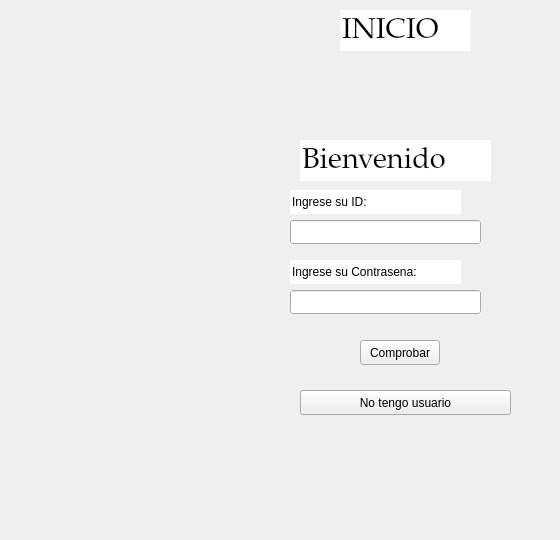
    <widget class="QWidget" name="Inicio">
     <widget class="QLineEdit" name="Title_2">
      <property name="enabled">
       <bool>true</bool>
      </property>
      <property name="geometry">
       <rect>
        <x>340</x>
        <y>10</y>
        <width>131</width>
        <height>41</height>
       </rect>
      </property>
      <property name="palette">
       <palette>
        <active>
         <colorrole role="Light">
          <brush brushstyle="SolidPattern">
           <color alpha="255">
            <red>251</red>
            <green>255</green>
            <blue>228</blue>
           </color>
          </brush>
         </colorrole>
         <colorrole role="HighlightedText">
          <brush brushstyle="SolidPattern">
           <color alpha="255">
            <red>0</red>
            <green>85</green>
            <blue>0</blue>
           </color>
          </brush>
         </colorrole>
        </active>
        <inactive>
         <colorrole role="Light">
          <brush brushstyle="SolidPattern">
           <color alpha="255">
            <red>251</red>
            <green>255</green>
            <blue>228</blue>
           </color>
          </brush>
         </colorrole>
         <colorrole role="HighlightedText">
          <brush brushstyle="SolidPattern">
           <color alpha="255">
            <red>0</red>
            <green>85</green>
            <blue>0</blue>
           </color>
          </brush>
         </colorrole>
        </inactive>
        <disabled>
         <colorrole role="Light">
          <brush brushstyle="SolidPattern">
           <color alpha="255">
            <red>251</red>
            <green>255</green>
            <blue>228</blue>
           </color>
          </brush>
         </colorrole>
         <colorrole role="HighlightedText">
          <brush brushstyle="SolidPattern">
           <color alpha="255">
            <red>0</red>
            <green>85</green>
            <blue>0</blue>
           </color>
          </brush>
         </colorrole>
        </disabled>
       </palette>
      </property>
      <property name="font">
       <font>
        <family>Palatino Linotype</family>
        <pointsize>22</pointsize>
       </font>
      </property>
      <property name="cursor">
       <cursorShape>IBeamCursor</cursorShape>
      </property>
      <property name="mouseTracking">
       <bool>false</bool>
      </property>
      <property name="focusPolicy">
       <enum>Qt::TabFocus</enum>
      </property>
      <property name="acceptDrops">
       <bool>false</bool>
      </property>
      <property name="autoFillBackground">
       <bool>false</bool>
      </property>
      <property name="text">
       <string>INICIO</string>
      </property>
      <property name="frame">
       <bool>false</bool>
      </property>
      <property name="dragEnabled">
       <bool>false</bool>
      </property>
      <property name="readOnly">
       <bool>true</bool>
      </property>
     </widget>
     <widget class="QStackedWidget" name="stackedWidget_2">
      <property name="geometry">
       <rect>
        <x>250</x>
        <y>130</y>
        <width>301</width>
        <height>401</height>
       </rect>
      </property>
      <property name="currentIndex">
       <number>0</number>
      </property>
      <widget class="QWidget" name="InicioGerente">
       <widget class="QLineEdit" name="Title_3">
        <property name="enabled">
         <bool>true</bool>
        </property>
        <property name="geometry">
         <rect>
          <x>50</x>
          <y>10</y>
          <width>191</width>
          <height>41</height>
         </rect>
        </property>
        <property name="palette">
         <palette>
          <active>
           <colorrole role="Light">
            <brush brushstyle="SolidPattern">
             <color alpha="255">
              <red>251</red>
              <green>255</green>
              <blue>228</blue>
             </color>
            </brush>
           </colorrole>
           <colorrole role="HighlightedText">
            <brush brushstyle="SolidPattern">
             <color alpha="255">
              <red>0</red>
              <green>85</green>
              <blue>0</blue>
             </color>
            </brush>
           </colorrole>
          </active>
          <inactive>
           <colorrole role="Light">
            <brush brushstyle="SolidPattern">
             <color alpha="255">
              <red>251</red>
              <green>255</green>
              <blue>228</blue>
             </color>
            </brush>
           </colorrole>
           <colorrole role="HighlightedText">
            <brush brushstyle="SolidPattern">
             <color alpha="255">
              <red>0</red>
              <green>85</green>
              <blue>0</blue>
             </color>
            </brush>
           </colorrole>
          </inactive>
          <disabled>
           <colorrole role="Light">
            <brush brushstyle="SolidPattern">
             <color alpha="255">
              <red>251</red>
              <green>255</green>
              <blue>228</blue>
             </color>
            </brush>
           </colorrole>
           <colorrole role="HighlightedText">
            <brush brushstyle="SolidPattern">
             <color alpha="255">
              <red>0</red>
              <green>85</green>
              <blue>0</blue>
             </color>
            </brush>
           </colorrole>
          </disabled>
         </palette>
        </property>
        <property name="font">
         <font>
          <family>Palatino Linotype</family>
          <pointsize>22</pointsize>
         </font>
        </property>
        <property name="cursor">
         <cursorShape>IBeamCursor</cursorShape>
        </property>
        <property name="mouseTracking">
         <bool>false</bool>
        </property>
        <property name="focusPolicy">
         <enum>Qt::TabFocus</enum>
        </property>
        <property name="acceptDrops">
         <bool>false</bool>
        </property>
        <property name="autoFillBackground">
         <bool>false</bool>
        </property>
        <property name="text">
         <string>Bienvenido</string>
        </property>
        <property name="frame">
         <bool>false</bool>
        </property>
        <property name="dragEnabled">
         <bool>false</bool>
        </property>
        <property name="readOnly">
         <bool>true</bool>
        </property>
       </widget>
       <widget class="QLineEdit" name="lineEdit_3">
        <property name="geometry">
         <rect>
          <x>40</x>
          <y>60</y>
          <width>171</width>
          <height>24</height>
         </rect>
        </property>
        <property name="acceptDrops">
         <bool>false</bool>
        </property>
        <property name="text">
         <string>Ingrese su ID:</string>
        </property>
        <property name="frame">
         <bool>false</bool>
        </property>
        <property name="readOnly">
         <bool>true</bool>
        </property>
       </widget>
       <widget class="QLineEdit" name="lineEdit_4">
        <property name="geometry">
         <rect>
          <x>40</x>
          <y>90</y>
          <width>191</width>
          <height>24</height>
         </rect>
        </property>
        <property name="autoFillBackground">
         <bool>true</bool>
        </property>
       </widget>
       <widget class="QLineEdit" name="lineEdit_5">
        <property name="geometry">
         <rect>
          <x>40</x>
          <y>130</y>
          <width>171</width>
          <height>24</height>
         </rect>
        </property>
        <property name="acceptDrops">
         <bool>false</bool>
        </property>
        <property name="text">
         <string>Ingrese su Contrasena:</string>
        </property>
        <property name="frame">
         <bool>false</bool>
        </property>
        <property name="readOnly">
         <bool>true</bool>
        </property>
       </widget>
       <widget class="QLineEdit" name="lineEdit_6">
        <property name="geometry">
         <rect>
          <x>40</x>
          <y>160</y>
          <width>191</width>
          <height>24</height>
         </rect>
        </property>
        <property name="autoFillBackground">
         <bool>true</bool>
        </property>
        <property name="echoMode">
         <enum>QLineEdit::Password</enum>
        </property>
       </widget>
       <widget class="QPushButton" name="pushButton">
        <property name="geometry">
         <rect>
          <x>110</x>
          <y>210</y>
          <width>80</width>
          <height>25</height>
         </rect>
        </property>
        <property name="autoFillBackground">
         <bool>true</bool>
        </property>
        <property name="text">
         <string>Comprobar</string>
        </property>
       </widget>
       <widget class="QPushButton" name="pushButton_2">
        <property name="geometry">
         <rect>
          <x>50</x>
          <y>260</y>
          <width>211</width>
          <height>25</height>
         </rect>
        </property>
        <property name="autoFillBackground">
         <bool>true</bool>
        </property>
        <property name="text">
         <string>No tengo usuario</string>
        </property>
       </widget>
      </widget>
      <widget class="QWidget" name="InicioVendedor"/>
     </widget>
    </widget>
